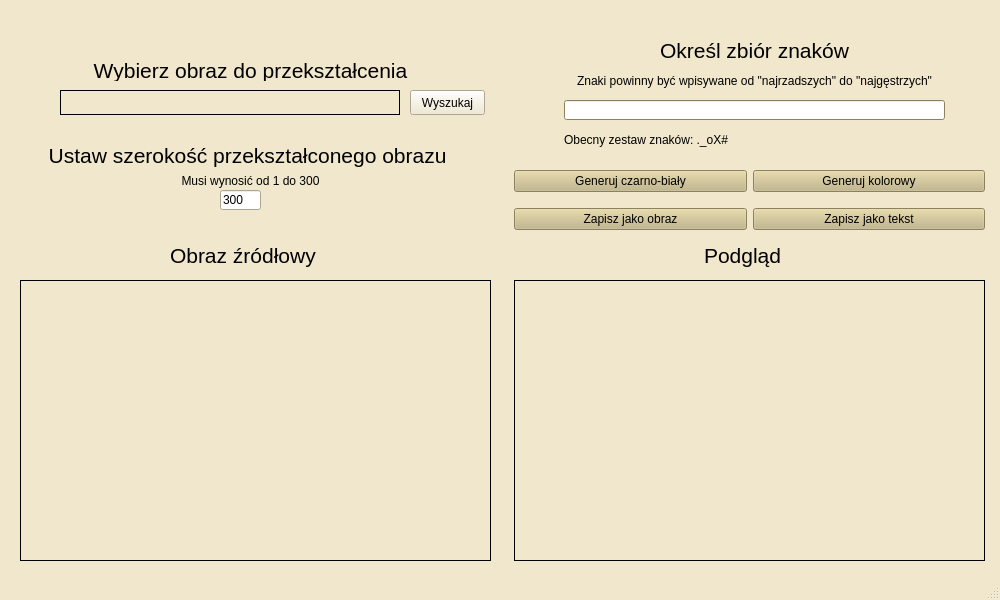
<?xml version="1.0" encoding="UTF-8"?>
<ui version="4.0">
 <class>MainWindow</class>
 <widget class="QMainWindow" name="MainWindow">
  <property name="enabled">
   <bool>true</bool>
  </property>
  <property name="geometry">
   <rect>
    <x>0</x>
    <y>0</y>
    <width>1000</width>
    <height>600</height>
   </rect>
  </property>
  <property name="sizePolicy">
   <sizepolicy hsizetype="Fixed" vsizetype="Fixed">
    <horstretch>0</horstretch>
    <verstretch>0</verstretch>
   </sizepolicy>
  </property>
  <property name="palette">
   <palette>
    <active>
     <colorrole role="WindowText">
      <brush brushstyle="SolidPattern">
       <color alpha="255">
        <red>0</red>
        <green>0</green>
        <blue>0</blue>
       </color>
      </brush>
     </colorrole>
     <colorrole role="Button">
      <brush brushstyle="SolidPattern">
       <color alpha="255">
        <red>240</red>
        <green>231</green>
        <blue>204</blue>
       </color>
      </brush>
     </colorrole>
     <colorrole role="Light">
      <brush brushstyle="SolidPattern">
       <color alpha="255">
        <red>255</red>
        <green>255</green>
        <blue>255</blue>
       </color>
      </brush>
     </colorrole>
     <colorrole role="Midlight">
      <brush brushstyle="SolidPattern">
       <color alpha="255">
        <red>247</red>
        <green>243</green>
        <blue>229</blue>
       </color>
      </brush>
     </colorrole>
     <colorrole role="Dark">
      <brush brushstyle="SolidPattern">
       <color alpha="255">
        <red>120</red>
        <green>115</green>
        <blue>102</blue>
       </color>
      </brush>
     </colorrole>
     <colorrole role="Mid">
      <brush brushstyle="SolidPattern">
       <color alpha="255">
        <red>160</red>
        <green>154</green>
        <blue>136</blue>
       </color>
      </brush>
     </colorrole>
     <colorrole role="Text">
      <brush brushstyle="SolidPattern">
       <color alpha="255">
        <red>0</red>
        <green>0</green>
        <blue>0</blue>
       </color>
      </brush>
     </colorrole>
     <colorrole role="BrightText">
      <brush brushstyle="SolidPattern">
       <color alpha="255">
        <red>255</red>
        <green>255</green>
        <blue>255</blue>
       </color>
      </brush>
     </colorrole>
     <colorrole role="ButtonText">
      <brush brushstyle="SolidPattern">
       <color alpha="255">
        <red>0</red>
        <green>0</green>
        <blue>0</blue>
       </color>
      </brush>
     </colorrole>
     <colorrole role="Base">
      <brush brushstyle="SolidPattern">
       <color alpha="255">
        <red>255</red>
        <green>255</green>
        <blue>255</blue>
       </color>
      </brush>
     </colorrole>
     <colorrole role="Window">
      <brush brushstyle="SolidPattern">
       <color alpha="255">
        <red>240</red>
        <green>231</green>
        <blue>204</blue>
       </color>
      </brush>
     </colorrole>
     <colorrole role="Shadow">
      <brush brushstyle="SolidPattern">
       <color alpha="255">
        <red>0</red>
        <green>0</green>
        <blue>0</blue>
       </color>
      </brush>
     </colorrole>
     <colorrole role="AlternateBase">
      <brush brushstyle="SolidPattern">
       <color alpha="255">
        <red>247</red>
        <green>243</green>
        <blue>229</blue>
       </color>
      </brush>
     </colorrole>
     <colorrole role="ToolTipBase">
      <brush brushstyle="SolidPattern">
       <color alpha="255">
        <red>255</red>
        <green>255</green>
        <blue>220</blue>
       </color>
      </brush>
     </colorrole>
     <colorrole role="ToolTipText">
      <brush brushstyle="SolidPattern">
       <color alpha="255">
        <red>0</red>
        <green>0</green>
        <blue>0</blue>
       </color>
      </brush>
     </colorrole>
    </active>
    <inactive>
     <colorrole role="WindowText">
      <brush brushstyle="SolidPattern">
       <color alpha="255">
        <red>0</red>
        <green>0</green>
        <blue>0</blue>
       </color>
      </brush>
     </colorrole>
     <colorrole role="Button">
      <brush brushstyle="SolidPattern">
       <color alpha="255">
        <red>240</red>
        <green>231</green>
        <blue>204</blue>
       </color>
      </brush>
     </colorrole>
     <colorrole role="Light">
      <brush brushstyle="SolidPattern">
       <color alpha="255">
        <red>255</red>
        <green>255</green>
        <blue>255</blue>
       </color>
      </brush>
     </colorrole>
     <colorrole role="Midlight">
      <brush brushstyle="SolidPattern">
       <color alpha="255">
        <red>247</red>
        <green>243</green>
        <blue>229</blue>
       </color>
      </brush>
     </colorrole>
     <colorrole role="Dark">
      <brush brushstyle="SolidPattern">
       <color alpha="255">
        <red>120</red>
        <green>115</green>
        <blue>102</blue>
       </color>
      </brush>
     </colorrole>
     <colorrole role="Mid">
      <brush brushstyle="SolidPattern">
       <color alpha="255">
        <red>160</red>
        <green>154</green>
        <blue>136</blue>
       </color>
      </brush>
     </colorrole>
     <colorrole role="Text">
      <brush brushstyle="SolidPattern">
       <color alpha="255">
        <red>0</red>
        <green>0</green>
        <blue>0</blue>
       </color>
      </brush>
     </colorrole>
     <colorrole role="BrightText">
      <brush brushstyle="SolidPattern">
       <color alpha="255">
        <red>255</red>
        <green>255</green>
        <blue>255</blue>
       </color>
      </brush>
     </colorrole>
     <colorrole role="ButtonText">
      <brush brushstyle="SolidPattern">
       <color alpha="255">
        <red>0</red>
        <green>0</green>
        <blue>0</blue>
       </color>
      </brush>
     </colorrole>
     <colorrole role="Base">
      <brush brushstyle="SolidPattern">
       <color alpha="255">
        <red>255</red>
        <green>255</green>
        <blue>255</blue>
       </color>
      </brush>
     </colorrole>
     <colorrole role="Window">
      <brush brushstyle="SolidPattern">
       <color alpha="255">
        <red>240</red>
        <green>231</green>
        <blue>204</blue>
       </color>
      </brush>
     </colorrole>
     <colorrole role="Shadow">
      <brush brushstyle="SolidPattern">
       <color alpha="255">
        <red>0</red>
        <green>0</green>
        <blue>0</blue>
       </color>
      </brush>
     </colorrole>
     <colorrole role="AlternateBase">
      <brush brushstyle="SolidPattern">
       <color alpha="255">
        <red>247</red>
        <green>243</green>
        <blue>229</blue>
       </color>
      </brush>
     </colorrole>
     <colorrole role="ToolTipBase">
      <brush brushstyle="SolidPattern">
       <color alpha="255">
        <red>255</red>
        <green>255</green>
        <blue>220</blue>
       </color>
      </brush>
     </colorrole>
     <colorrole role="ToolTipText">
      <brush brushstyle="SolidPattern">
       <color alpha="255">
        <red>0</red>
        <green>0</green>
        <blue>0</blue>
       </color>
      </brush>
     </colorrole>
    </inactive>
    <disabled>
     <colorrole role="WindowText">
      <brush brushstyle="SolidPattern">
       <color alpha="255">
        <red>120</red>
        <green>115</green>
        <blue>102</blue>
       </color>
      </brush>
     </colorrole>
     <colorrole role="Button">
      <brush brushstyle="SolidPattern">
       <color alpha="255">
        <red>240</red>
        <green>231</green>
        <blue>204</blue>
       </color>
      </brush>
     </colorrole>
     <colorrole role="Light">
      <brush brushstyle="SolidPattern">
       <color alpha="255">
        <red>255</red>
        <green>255</green>
        <blue>255</blue>
       </color>
      </brush>
     </colorrole>
     <colorrole role="Midlight">
      <brush brushstyle="SolidPattern">
       <color alpha="255">
        <red>247</red>
        <green>243</green>
        <blue>229</blue>
       </color>
      </brush>
     </colorrole>
     <colorrole role="Dark">
      <brush brushstyle="SolidPattern">
       <color alpha="255">
        <red>120</red>
        <green>115</green>
        <blue>102</blue>
       </color>
      </brush>
     </colorrole>
     <colorrole role="Mid">
      <brush brushstyle="SolidPattern">
       <color alpha="255">
        <red>160</red>
        <green>154</green>
        <blue>136</blue>
       </color>
      </brush>
     </colorrole>
     <colorrole role="Text">
      <brush brushstyle="SolidPattern">
       <color alpha="255">
        <red>120</red>
        <green>115</green>
        <blue>102</blue>
       </color>
      </brush>
     </colorrole>
     <colorrole role="BrightText">
      <brush brushstyle="SolidPattern">
       <color alpha="255">
        <red>255</red>
        <green>255</green>
        <blue>255</blue>
       </color>
      </brush>
     </colorrole>
     <colorrole role="ButtonText">
      <brush brushstyle="SolidPattern">
       <color alpha="255">
        <red>120</red>
        <green>115</green>
        <blue>102</blue>
       </color>
      </brush>
     </colorrole>
     <colorrole role="Base">
      <brush brushstyle="SolidPattern">
       <color alpha="255">
        <red>240</red>
        <green>231</green>
        <blue>204</blue>
       </color>
      </brush>
     </colorrole>
     <colorrole role="Window">
      <brush brushstyle="SolidPattern">
       <color alpha="255">
        <red>240</red>
        <green>231</green>
        <blue>204</blue>
       </color>
      </brush>
     </colorrole>
     <colorrole role="Shadow">
      <brush brushstyle="SolidPattern">
       <color alpha="255">
        <red>0</red>
        <green>0</green>
        <blue>0</blue>
       </color>
      </brush>
     </colorrole>
     <colorrole role="AlternateBase">
      <brush brushstyle="SolidPattern">
       <color alpha="255">
        <red>240</red>
        <green>231</green>
        <blue>204</blue>
       </color>
      </brush>
     </colorrole>
     <colorrole role="ToolTipBase">
      <brush brushstyle="SolidPattern">
       <color alpha="255">
        <red>255</red>
        <green>255</green>
        <blue>220</blue>
       </color>
      </brush>
     </colorrole>
     <colorrole role="ToolTipText">
      <brush brushstyle="SolidPattern">
       <color alpha="255">
        <red>0</red>
        <green>0</green>
        <blue>0</blue>
       </color>
      </brush>
     </colorrole>
    </disabled>
   </palette>
  </property>
  <property name="windowTitle">
   <string>MainWindow</string>
  </property>
  <widget class="QWidget" name="centralwidget">
   <property name="sizePolicy">
    <sizepolicy hsizetype="Fixed" vsizetype="Fixed">
     <horstretch>0</horstretch>
     <verstretch>0</verstretch>
    </sizepolicy>
   </property>
   <widget class="QWidget" name="horizontalLayoutWidget">
    <property name="geometry">
     <rect>
      <x>0</x>
      <y>0</y>
      <width>1001</width>
      <height>601</height>
     </rect>
    </property>
    <layout class="QHBoxLayout" name="horizontalLayout">
     <property name="leftMargin">
      <number>10</number>
     </property>
     <property name="topMargin">
      <number>10</number>
     </property>
     <property name="rightMargin">
      <number>10</number>
     </property>
     <property name="bottomMargin">
      <number>10</number>
     </property>
     <item>
      <widget class="QWidget" name="widget_2" native="true">
       <widget class="QLabel" name="label_2">
        <property name="geometry">
         <rect>
          <x>10</x>
          <y>50</y>
          <width>461</width>
          <height>21</height>
         </rect>
        </property>
        <property name="font">
         <font>
          <pointsize>16</pointsize>
         </font>
        </property>
        <property name="layoutDirection">
         <enum>Qt::LeftToRight</enum>
        </property>
        <property name="text">
         <string>Wybierz obraz do przekształcenia</string>
        </property>
        <property name="alignment">
         <set>Qt::AlignCenter</set>
        </property>
       </widget>
       <widget class="QPushButton" name="fileButton">
        <property name="geometry">
         <rect>
          <x>400</x>
          <y>80</y>
          <width>75</width>
          <height>25</height>
         </rect>
        </property>
        <property name="text">
         <string>Wyszukaj</string>
        </property>
       </widget>
       <widget class="QLabel" name="label">
        <property name="geometry">
         <rect>
          <x>160</x>
          <y>230</y>
          <width>161</width>
          <height>31</height>
         </rect>
        </property>
        <property name="font">
         <font>
          <pointsize>16</pointsize>
         </font>
        </property>
        <property name="text">
         <string>Obraz źródłowy</string>
        </property>
       </widget>
       <widget class="QLabel" name="originalPicture">
        <property name="geometry">
         <rect>
          <x>10</x>
          <y>270</y>
          <width>471</width>
          <height>281</height>
         </rect>
        </property>
        <property name="autoFillBackground">
         <bool>false</bool>
        </property>
        <property name="styleSheet">
         <string notr="true"/>
        </property>
        <property name="frameShape">
         <enum>QFrame::Box</enum>
        </property>
        <property name="text">
         <string/>
        </property>
        <property name="scaledContents">
         <bool>true</bool>
        </property>
       </widget>
       <widget class="QLabel" name="fileLocationLabel">
        <property name="geometry">
         <rect>
          <x>50</x>
          <y>80</y>
          <width>340</width>
          <height>25</height>
         </rect>
        </property>
        <property name="frameShape">
         <enum>QFrame::Box</enum>
        </property>
        <property name="text">
         <string/>
        </property>
       </widget>
       <widget class="QLabel" name="label_6">
        <property name="geometry">
         <rect>
          <x>10</x>
          <y>130</y>
          <width>461</width>
          <height>31</height>
         </rect>
        </property>
        <property name="font">
         <font>
          <pointsize>16</pointsize>
         </font>
        </property>
        <property name="layoutDirection">
         <enum>Qt::LeftToRight</enum>
        </property>
        <property name="text">
         <string>Ustaw szerokość przekształconego obrazu </string>
        </property>
        <property name="alignment">
         <set>Qt::AlignCenter</set>
        </property>
       </widget>
       <widget class="QLabel" name="label_7">
        <property name="geometry">
         <rect>
          <x>50</x>
          <y>160</y>
          <width>381</width>
          <height>21</height>
         </rect>
        </property>
        <property name="font">
         <font>
          <pointsize>9</pointsize>
         </font>
        </property>
        <property name="text">
         <string>Musi wynosić od 1 do 300</string>
        </property>
        <property name="alignment">
         <set>Qt::AlignCenter</set>
        </property>
       </widget>
       <widget class="QLineEdit" name="ScaleInput">
        <property name="geometry">
         <rect>
          <x>210</x>
          <y>180</y>
          <width>41</width>
          <height>20</height>
         </rect>
        </property>
        <property name="text">
         <string>300</string>
        </property>
       </widget>
      </widget>
     </item>
     <item>
      <widget class="QWidget" name="widget" native="true">
       <property name="palette">
        <palette>
         <active>
          <colorrole role="WindowText">
           <brush brushstyle="SolidPattern">
            <color alpha="255">
             <red>0</red>
             <green>0</green>
             <blue>0</blue>
            </color>
           </brush>
          </colorrole>
          <colorrole role="Button">
           <brush brushstyle="SolidPattern">
            <color alpha="255">
             <red>194</red>
             <green>180</green>
             <blue>129</blue>
            </color>
           </brush>
          </colorrole>
          <colorrole role="Light">
           <brush brushstyle="SolidPattern">
            <color alpha="255">
             <red>255</red>
             <green>245</green>
             <blue>206</blue>
            </color>
           </brush>
          </colorrole>
          <colorrole role="Midlight">
           <brush brushstyle="SolidPattern">
            <color alpha="255">
             <red>224</red>
             <green>212</green>
             <blue>167</blue>
            </color>
           </brush>
          </colorrole>
          <colorrole role="Dark">
           <brush brushstyle="SolidPattern">
            <color alpha="255">
             <red>97</red>
             <green>90</green>
             <blue>64</blue>
            </color>
           </brush>
          </colorrole>
          <colorrole role="Mid">
           <brush brushstyle="SolidPattern">
            <color alpha="255">
             <red>129</red>
             <green>120</green>
             <blue>86</blue>
            </color>
           </brush>
          </colorrole>
          <colorrole role="Text">
           <brush brushstyle="SolidPattern">
            <color alpha="255">
             <red>0</red>
             <green>0</green>
             <blue>0</blue>
            </color>
           </brush>
          </colorrole>
          <colorrole role="BrightText">
           <brush brushstyle="SolidPattern">
            <color alpha="255">
             <red>255</red>
             <green>255</green>
             <blue>255</blue>
            </color>
           </brush>
          </colorrole>
          <colorrole role="ButtonText">
           <brush brushstyle="SolidPattern">
            <color alpha="255">
             <red>0</red>
             <green>0</green>
             <blue>0</blue>
            </color>
           </brush>
          </colorrole>
          <colorrole role="Base">
           <brush brushstyle="SolidPattern">
            <color alpha="255">
             <red>255</red>
             <green>255</green>
             <blue>255</blue>
            </color>
           </brush>
          </colorrole>
          <colorrole role="Window">
           <brush brushstyle="SolidPattern">
            <color alpha="255">
             <red>194</red>
             <green>180</green>
             <blue>129</blue>
            </color>
           </brush>
          </colorrole>
          <colorrole role="Shadow">
           <brush brushstyle="SolidPattern">
            <color alpha="255">
             <red>0</red>
             <green>0</green>
             <blue>0</blue>
            </color>
           </brush>
          </colorrole>
          <colorrole role="AlternateBase">
           <brush brushstyle="SolidPattern">
            <color alpha="255">
             <red>224</red>
             <green>217</green>
             <blue>192</blue>
            </color>
           </brush>
          </colorrole>
          <colorrole role="ToolTipBase">
           <brush brushstyle="SolidPattern">
            <color alpha="255">
             <red>255</red>
             <green>255</green>
             <blue>220</blue>
            </color>
           </brush>
          </colorrole>
          <colorrole role="ToolTipText">
           <brush brushstyle="SolidPattern">
            <color alpha="255">
             <red>0</red>
             <green>0</green>
             <blue>0</blue>
            </color>
           </brush>
          </colorrole>
         </active>
         <inactive>
          <colorrole role="WindowText">
           <brush brushstyle="SolidPattern">
            <color alpha="255">
             <red>0</red>
             <green>0</green>
             <blue>0</blue>
            </color>
           </brush>
          </colorrole>
          <colorrole role="Button">
           <brush brushstyle="SolidPattern">
            <color alpha="255">
             <red>194</red>
             <green>180</green>
             <blue>129</blue>
            </color>
           </brush>
          </colorrole>
          <colorrole role="Light">
           <brush brushstyle="SolidPattern">
            <color alpha="255">
             <red>255</red>
             <green>245</green>
             <blue>206</blue>
            </color>
           </brush>
          </colorrole>
          <colorrole role="Midlight">
           <brush brushstyle="SolidPattern">
            <color alpha="255">
             <red>224</red>
             <green>212</green>
             <blue>167</blue>
            </color>
           </brush>
          </colorrole>
          <colorrole role="Dark">
           <brush brushstyle="SolidPattern">
            <color alpha="255">
             <red>97</red>
             <green>90</green>
             <blue>64</blue>
            </color>
           </brush>
          </colorrole>
          <colorrole role="Mid">
           <brush brushstyle="SolidPattern">
            <color alpha="255">
             <red>129</red>
             <green>120</green>
             <blue>86</blue>
            </color>
           </brush>
          </colorrole>
          <colorrole role="Text">
           <brush brushstyle="SolidPattern">
            <color alpha="255">
             <red>0</red>
             <green>0</green>
             <blue>0</blue>
            </color>
           </brush>
          </colorrole>
          <colorrole role="BrightText">
           <brush brushstyle="SolidPattern">
            <color alpha="255">
             <red>255</red>
             <green>255</green>
             <blue>255</blue>
            </color>
           </brush>
          </colorrole>
          <colorrole role="ButtonText">
           <brush brushstyle="SolidPattern">
            <color alpha="255">
             <red>0</red>
             <green>0</green>
             <blue>0</blue>
            </color>
           </brush>
          </colorrole>
          <colorrole role="Base">
           <brush brushstyle="SolidPattern">
            <color alpha="255">
             <red>255</red>
             <green>255</green>
             <blue>255</blue>
            </color>
           </brush>
          </colorrole>
          <colorrole role="Window">
           <brush brushstyle="SolidPattern">
            <color alpha="255">
             <red>194</red>
             <green>180</green>
             <blue>129</blue>
            </color>
           </brush>
          </colorrole>
          <colorrole role="Shadow">
           <brush brushstyle="SolidPattern">
            <color alpha="255">
             <red>0</red>
             <green>0</green>
             <blue>0</blue>
            </color>
           </brush>
          </colorrole>
          <colorrole role="AlternateBase">
           <brush brushstyle="SolidPattern">
            <color alpha="255">
             <red>224</red>
             <green>217</green>
             <blue>192</blue>
            </color>
           </brush>
          </colorrole>
          <colorrole role="ToolTipBase">
           <brush brushstyle="SolidPattern">
            <color alpha="255">
             <red>255</red>
             <green>255</green>
             <blue>220</blue>
            </color>
           </brush>
          </colorrole>
          <colorrole role="ToolTipText">
           <brush brushstyle="SolidPattern">
            <color alpha="255">
             <red>0</red>
             <green>0</green>
             <blue>0</blue>
            </color>
           </brush>
          </colorrole>
         </inactive>
         <disabled>
          <colorrole role="WindowText">
           <brush brushstyle="SolidPattern">
            <color alpha="255">
             <red>97</red>
             <green>90</green>
             <blue>64</blue>
            </color>
           </brush>
          </colorrole>
          <colorrole role="Button">
           <brush brushstyle="SolidPattern">
            <color alpha="255">
             <red>194</red>
             <green>180</green>
             <blue>129</blue>
            </color>
           </brush>
          </colorrole>
          <colorrole role="Light">
           <brush brushstyle="SolidPattern">
            <color alpha="255">
             <red>255</red>
             <green>245</green>
             <blue>206</blue>
            </color>
           </brush>
          </colorrole>
          <colorrole role="Midlight">
           <brush brushstyle="SolidPattern">
            <color alpha="255">
             <red>224</red>
             <green>212</green>
             <blue>167</blue>
            </color>
           </brush>
          </colorrole>
          <colorrole role="Dark">
           <brush brushstyle="SolidPattern">
            <color alpha="255">
             <red>97</red>
             <green>90</green>
             <blue>64</blue>
            </color>
           </brush>
          </colorrole>
          <colorrole role="Mid">
           <brush brushstyle="SolidPattern">
            <color alpha="255">
             <red>129</red>
             <green>120</green>
             <blue>86</blue>
            </color>
           </brush>
          </colorrole>
          <colorrole role="Text">
           <brush brushstyle="SolidPattern">
            <color alpha="255">
             <red>97</red>
             <green>90</green>
             <blue>64</blue>
            </color>
           </brush>
          </colorrole>
          <colorrole role="BrightText">
           <brush brushstyle="SolidPattern">
            <color alpha="255">
             <red>255</red>
             <green>255</green>
             <blue>255</blue>
            </color>
           </brush>
          </colorrole>
          <colorrole role="ButtonText">
           <brush brushstyle="SolidPattern">
            <color alpha="255">
             <red>97</red>
             <green>90</green>
             <blue>64</blue>
            </color>
           </brush>
          </colorrole>
          <colorrole role="Base">
           <brush brushstyle="SolidPattern">
            <color alpha="255">
             <red>194</red>
             <green>180</green>
             <blue>129</blue>
            </color>
           </brush>
          </colorrole>
          <colorrole role="Window">
           <brush brushstyle="SolidPattern">
            <color alpha="255">
             <red>194</red>
             <green>180</green>
             <blue>129</blue>
            </color>
           </brush>
          </colorrole>
          <colorrole role="Shadow">
           <brush brushstyle="SolidPattern">
            <color alpha="255">
             <red>0</red>
             <green>0</green>
             <blue>0</blue>
            </color>
           </brush>
          </colorrole>
          <colorrole role="AlternateBase">
           <brush brushstyle="SolidPattern">
            <color alpha="255">
             <red>194</red>
             <green>180</green>
             <blue>129</blue>
            </color>
           </brush>
          </colorrole>
          <colorrole role="ToolTipBase">
           <brush brushstyle="SolidPattern">
            <color alpha="255">
             <red>255</red>
             <green>255</green>
             <blue>220</blue>
            </color>
           </brush>
          </colorrole>
          <colorrole role="ToolTipText">
           <brush brushstyle="SolidPattern">
            <color alpha="255">
             <red>0</red>
             <green>0</green>
             <blue>0</blue>
            </color>
           </brush>
          </colorrole>
         </disabled>
        </palette>
       </property>
       <widget class="QLabel" name="label_3">
        <property name="geometry">
         <rect>
          <x>200</x>
          <y>230</y>
          <width>81</width>
          <height>31</height>
         </rect>
        </property>
        <property name="font">
         <font>
          <pointsize>16</pointsize>
         </font>
        </property>
        <property name="text">
         <string>Podgląd</string>
        </property>
       </widget>
       <widget class="QLabel" name="label_4">
        <property name="geometry">
         <rect>
          <x>60</x>
          <y>30</y>
          <width>381</width>
          <height>21</height>
         </rect>
        </property>
        <property name="font">
         <font>
          <pointsize>16</pointsize>
         </font>
        </property>
        <property name="text">
         <string>Określ zbiór znaków</string>
        </property>
        <property name="alignment">
         <set>Qt::AlignCenter</set>
        </property>
       </widget>
       <widget class="QLineEdit" name="CharSetInput">
        <property name="geometry">
         <rect>
          <x>60</x>
          <y>90</y>
          <width>381</width>
          <height>20</height>
         </rect>
        </property>
       </widget>
       <widget class="QLabel" name="label_5">
        <property name="geometry">
         <rect>
          <x>60</x>
          <y>60</y>
          <width>381</width>
          <height>21</height>
         </rect>
        </property>
        <property name="font">
         <font>
          <pointsize>9</pointsize>
         </font>
        </property>
        <property name="text">
         <string>Znaki powinny być wpisywane od &quot;najrzadszych&quot; do &quot;najgęstrzych&quot;</string>
        </property>
        <property name="alignment">
         <set>Qt::AlignCenter</set>
        </property>
       </widget>
       <widget class="QWidget" name="gridLayoutWidget">
        <property name="geometry">
         <rect>
          <x>10</x>
          <y>150</y>
          <width>471</width>
          <height>81</height>
         </rect>
        </property>
        <layout class="QGridLayout" name="gridLayout">
         <item row="0" column="0">
          <widget class="QPushButton" name="GenerateBWButton">
           <property name="text">
            <string>Generuj czarno-biały</string>
           </property>
          </widget>
         </item>
         <item row="0" column="1">
          <widget class="QPushButton" name="GenerateColourButton">
           <property name="text">
            <string>Generuj kolorowy</string>
           </property>
          </widget>
         </item>
         <item row="1" column="0">
          <widget class="QPushButton" name="SaveAsImgButton">
           <property name="text">
            <string>Zapisz jako obraz</string>
           </property>
          </widget>
         </item>
         <item row="1" column="1">
          <widget class="QPushButton" name="SaveAsTxtButton">
           <property name="text">
            <string>Zapisz jako tekst</string>
           </property>
          </widget>
         </item>
        </layout>
       </widget>
       <widget class="QLabel" name="generatedPicture">
        <property name="geometry">
         <rect>
          <x>10</x>
          <y>270</y>
          <width>471</width>
          <height>281</height>
         </rect>
        </property>
        <property name="frameShape">
         <enum>QFrame::Box</enum>
        </property>
        <property name="text">
         <string/>
        </property>
        <property name="scaledContents">
         <bool>true</bool>
        </property>
       </widget>
       <widget class="QLabel" name="ActiveCharSetLabel">
        <property name="geometry">
         <rect>
          <x>60</x>
          <y>120</y>
          <width>381</width>
          <height>20</height>
         </rect>
        </property>
        <property name="text">
         <string>Obecny zestaw znaków: ._oX#</string>
        </property>
       </widget>
      </widget>
     </item>
    </layout>
   </widget>
  </widget>
  <widget class="QStatusBar" name="statusbar"/>
 </widget>
 <resources/>
 <connections/>
</ui>
